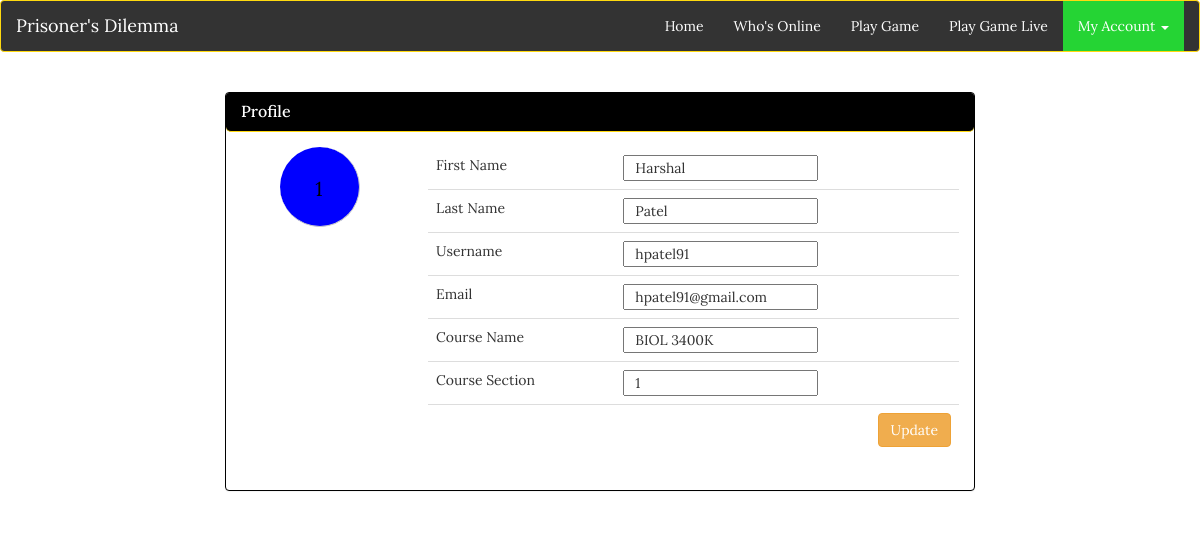
Page /edit_profile.php (signed in) on the committed database.
### tables this page shows
CREATE TABLE IF NOT EXISTS `teamcode` (
  `users_id` int(3) NOT NULL,
  `tag` varchar(12) NOT NULL,
  `user_group` varchar(13) NOT NULL,
  `random_group` int(3) DEFAULT '0',
  `fixed_group` int(2) NOT NULL
);

CREATE TABLE IF NOT EXISTS `users` (
  `id` int(11) NOT NULL,
  `usernames` varchar(255) NOT NULL,
  `first_name` varchar(255) NOT NULL,
  `last_name` varchar(255) NOT NULL,
  `email` varchar(255) NOT NULL,
  `confirmed_email` varchar(255) NOT NULL,
  `pw` varchar(255) NOT NULL,
  `confirmed_pw` varchar(255) NOT NULL,
  `course` varchar(12) DEFAULT NULL,
  `section` int(2) DEFAULT NULL,
  `online_status` int(1) NOT NULL DEFAULT '0',
  `score` int(3) DEFAULT '0',
  `busy` tinyint(1) NOT NULL,
  `time` timestamp NOT NULL DEFAULT CURRENT_TIMESTAMP,
  `rank` smallint(2) NOT NULL
);

### session.php (called while the page is built, shortened)
<?php
include('connection.php');
$user_check=$_SESSION['login_user'];
$result = $dbc->query("SELECT * from users where usernames='$user_check'");
$row = $result->fetch_assoc();
$login_id=$row['id'];
$login_session =$row['first_name'];
$login_lname=$row['last_name'];
$login_uname=$row['usernames'];
$login_session_email=$row['email'];
$course=$row['course'];
$section=$row['section'];
$result2 = $dbc->query("SELECT * from teamcode where users_id='$login_id'");
$row2 = $result2->fetch_assoc();
$login_teamcolor = $row2['user_group'];
$login_teamcolor_num = substr($row2['tag'],-1);
?>

### edit_profile.php (the view, shortened to what this page needs)
<?php
	include('session.php');
?>
<!doctype html>
<html>
<head>
	<link rel="stylesheet" href="https://maxcdn.bootstrapcdn.com/bootstrap/3.3.5/css/bootstrap.min.css">
	<link href="css/stylesheet.css" rel="stylesheet">
	<link href="css/custom.css" rel="stylesheet">
</head>
<body>
	<header class="navbar navbar-default">
		<div class="container-fluid">
			<div class="navbar-header">
				<a class="navbar-brand" href="index.php">Prisoner's Dilemma</a>
			</div>
			<div class="collapse navbar-collapse" id="collapse">
				<ul class="nav navbar-nav navbar-right">
					<li><a href="index.php">Home</a></li>
					<?php
						if($_SESSION['admin_course'] == 'admin')
						{
					?>
						<li><a href="editgame.php">Edit Game</a></li>
						<li><a href="administration.php">Check Scores</a></li>
					<?php
						}
						else
						{
					?>
						<li><a href="useronline.php">Who's Online</a></li>
						<li><a href="playgame.php">Play Game</a></li>
						<li><a href="playgame_live.php">Play Game Live</a></li>
					<?php
						}
					?>
					<li class="dropdown active">
						<a href="#" class="dropdown-toggle" data-toggle="dropdown" role="button" aria-haspopup="true" aria-expanded="false">My Account <span class="caret"></span></a>
					</li>
				</ul>
			</div>
		</div>
	</header>
	<div class="container">
		<div class="row">
			<div class="col-xs-12 col-sm-12 col-md-8 col-lg-8 col-xs-offset-0 col-sm-offset-0 col-md-offset-2 col-lg-offset-2 top-margin" >
				<div class="panel panel-info">
					<div class="panel-heading">
						<h3 class="panel-title">Profile</h3>
					</div>
					<div class="panel-body">
						<div class="row">
							<div class="col-sm-3 col-md-3 col-lg-3" align="center">
								<div class="outerContainer" style='background-color:<?php echo $login_teamcolor ?>'>
									<div class="innerContainer" style='color:black;'><br><?php echo $login_teamcolor_num; ?>
									</div>
								</div>
							</div>
							<div class="col-sm-9 col-md-9 col-lg-9 ">
								<table class="table table-user-information">
									<form method="post" action="<?php  echo htmlspecialchars($_SERVER["PHP_SELF"]); ?>">
										<tr>
											<td>First Name</td>
											<td><input type="text" name ="fname" value="<?php echo $login_session ?>" /></td>
										</tr>
											<tr>
											<td>Last Name</td>
											<td><input type="text" name ="lname" value="<?php echo $login_lname; ?>" /></td>
										</tr>
										<tr>
											<td>Username</td>
											<td><input type="text" name ="Username" value="<?php echo $login_uname; ?>" /></td>
										</tr>
										<tr>
											<td>Email</td>
											<td><input type="text" name ="Email" value="<?php echo $login_session_email; ?>" /></td>
										</tr>
										<tr>
											<td>Course Name</td>
											<td><input type="text" name ="CourseName" readonly value="<?php echo $course; ?>" /></td>
										</tr>
										<tr>
											<td>Course Section</td>
											<td><input type="text" name ="Section" readonly value="<?php echo $section; ?>" /></td>
										</tr>
										<tr>
											<td> </td>
											<td>
												<input type="submit" name="submit" value="Update" class="btn btn-default dropdown-toggle btn-warning" style="float:right" id="editbtn" />
											</td>
										</tr>
									</form>
								</table>
							</div>
						</div>
					</div>
				</div>
			</div>
		</div>
	</div>
</body>
</html>

### css/stylesheet.css (style rules this page uses)
body { font-family: 'Lora', serif; }
.navbar-default { background-color: #DAFFD8; border-color: #e7e7e7; }
.navbar-default .navbar-nav>.active>a, .navbar-default .navbar-nav>.active>a:focus, .navbar-default .navbar-nav>.active>a:hover { color: #FFF; background-color: #25D434; }
.table-user-information > tbody > tr { border-top: 1px solid rgb(221, 221, 221); }
.table-user-information > tbody > tr:first-child { border-top: 0; }
.table-user-information > tbody > tr > td { border-top: 0; }
.top-margin { margin-top:20px; }
.panel-title { color:white; }
.panel-info>.panel-heading { background-color:black; border-color:#ffd90f; }
.panel-info { border-color:black; }
div { border-radius: 5px; }
input { padding-left:10px; }

### css/custom.css (style rules this page uses)
.navbar-default .navbar-brand { color:#fff; }
.navbar-default .navbar-nav>li>a { color:#fff; }
.navbar-default .navbar-collapse, .navbar-default .navbar-form { color:#fff; }
.navbar-default { background-color: #333; border-color: #ffd90f; }
.btn-default { color: white; }
.outerContainer { height: 80px; overflow: hidden; width: 80px; border-radius: 50%; border-bottom: 1px solid #CCCCCC; border-right: 1px solid #CCCCCC; }
.innerContainer { width: 100%; font-size: 20px; color: white; }

### rows in the picture
teamcode: tag "1"
users: fname "Harshal", lname "Patel", Username "hpatel91", Email "hpatel91@gmail.com", CourseName "BIOL 3400K", Section "1"
